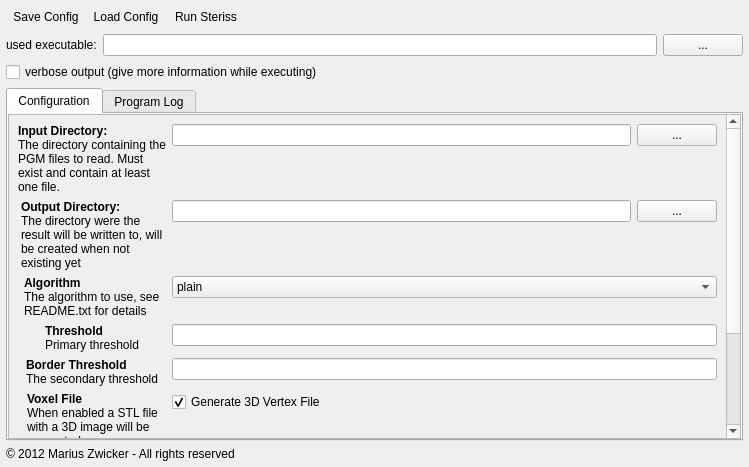
<?xml version="1.0" encoding="UTF-8"?>
<ui version="4.0">
 <class>SterissGui</class>
 <widget class="QWidget" name="SterissGui">
  <property name="geometry">
   <rect>
    <x>0</x>
    <y>0</y>
    <width>749</width>
    <height>467</height>
   </rect>
  </property>
  <property name="windowTitle">
   <string>Steriss Gui</string>
  </property>
  <layout class="QVBoxLayout" name="verticalLayout_3">
   <property name="margin">
    <number>6</number>
   </property>
   <item>
    <layout class="QHBoxLayout" name="layoutActions">
     <property name="spacing">
      <number>0</number>
     </property>
     <item>
      <widget class="QPushButton" name="cmdSaveConfig">
       <property name="maximumSize">
        <size>
         <width>16777215</width>
         <height>40</height>
        </size>
       </property>
       <property name="text">
        <string>Save Config</string>
       </property>
       <property name="icon">
        <iconset resource="application.qrc">
         <normaloff>:/save.tiff</normaloff>:/save.tiff</iconset>
       </property>
       <property name="iconSize">
        <size>
         <width>32</width>
         <height>32</height>
        </size>
       </property>
       <property name="flat">
        <bool>true</bool>
       </property>
      </widget>
     </item>
     <item>
      <widget class="QPushButton" name="cmdLoadConfig">
       <property name="maximumSize">
        <size>
         <width>16777215</width>
         <height>40</height>
        </size>
       </property>
       <property name="text">
        <string>Load Config</string>
       </property>
       <property name="icon">
        <iconset resource="application.qrc">
         <normaloff>:/load.tiff</normaloff>:/load.tiff</iconset>
       </property>
       <property name="iconSize">
        <size>
         <width>32</width>
         <height>32</height>
        </size>
       </property>
       <property name="flat">
        <bool>true</bool>
       </property>
      </widget>
     </item>
     <item>
      <widget class="QPushButton" name="cmdRunConfig">
       <property name="maximumSize">
        <size>
         <width>16777215</width>
         <height>40</height>
        </size>
       </property>
       <property name="text">
        <string>Run Steriss</string>
       </property>
       <property name="icon">
        <iconset resource="application.qrc">
         <normaloff>:/exec.tiff</normaloff>:/exec.tiff</iconset>
       </property>
       <property name="iconSize">
        <size>
         <width>32</width>
         <height>32</height>
        </size>
       </property>
       <property name="flat">
        <bool>true</bool>
       </property>
      </widget>
     </item>
     <item>
      <spacer name="horizontalSpacer_2">
       <property name="orientation">
        <enum>Qt::Horizontal</enum>
       </property>
       <property name="sizeHint" stdset="0">
        <size>
         <width>40</width>
         <height>20</height>
        </size>
       </property>
      </spacer>
     </item>
    </layout>
   </item>
   <item>
    <layout class="QHBoxLayout" name="layoutBinary">
     <item>
      <widget class="QLabel" name="label">
       <property name="text">
        <string>used executable:</string>
       </property>
      </widget>
     </item>
     <item>
      <widget class="QLineEdit" name="txtBinary">
       <property name="text">
        <string notr="true"/>
       </property>
      </widget>
     </item>
     <item>
      <widget class="QPushButton" name="cmdPickBinary">
       <property name="text">
        <string>...</string>
       </property>
      </widget>
     </item>
    </layout>
   </item>
   <item>
    <widget class="QCheckBox" name="chkVerbose">
     <property name="text">
      <string>verbose output (give more information while executing)</string>
     </property>
    </widget>
   </item>
   <item>
    <widget class="QTabWidget" name="tabWidget">
     <property name="currentIndex">
      <number>0</number>
     </property>
     <widget class="QWidget" name="tabConfiguration">
      <attribute name="title">
       <string>Configuration</string>
      </attribute>
      <layout class="QVBoxLayout" name="verticalLayout">
       <property name="spacing">
        <number>0</number>
       </property>
       <property name="margin">
        <number>0</number>
       </property>
       <item>
        <widget class="QScrollArea" name="scrollArea">
         <property name="lineWidth">
          <number>0</number>
         </property>
         <property name="widgetResizable">
          <bool>true</bool>
         </property>
         <widget class="QWidget" name="scrollAreaWidgetContents_2">
          <property name="geometry">
           <rect>
            <x>0</x>
            <y>-231</y>
            <width>711</width>
            <height>536</height>
           </rect>
          </property>
          <layout class="QVBoxLayout" name="verticalLayout_4">
           <item>
            <layout class="QFormLayout" name="formLayout_2">
             <property name="sizeConstraint">
              <enum>QLayout::SetMaximumSize</enum>
             </property>
             <property name="fieldGrowthPolicy">
              <enum>QFormLayout::AllNonFixedFieldsGrow</enum>
             </property>
             <property name="rowWrapPolicy">
              <enum>QFormLayout::DontWrapRows</enum>
             </property>
             <property name="labelAlignment">
              <set>Qt::AlignHCenter|Qt::AlignTop</set>
             </property>
             <property name="formAlignment">
              <set>Qt::AlignRight|Qt::AlignTop|Qt::AlignTrailing</set>
             </property>
             <property name="horizontalSpacing">
              <number>6</number>
             </property>
             <item row="0" column="0">
              <widget class="QLabel" name="label_2">
               <property name="text">
                <string>&lt;b&gt;Input Directory:&lt;/b&gt;&lt;br/&gt;
The directory containing the PGM files to read. Must exist and contain at least one file.</string>
               </property>
               <property name="wordWrap">
                <bool>true</bool>
               </property>
              </widget>
             </item>
             <item row="0" column="1">
              <layout class="QHBoxLayout" name="horizontalLayout_3">
               <item>
                <widget class="QLineEdit" name="txtInput">
                 <property name="text">
                  <string notr="true"/>
                 </property>
                </widget>
               </item>
               <item>
                <widget class="QPushButton" name="cmdPickInput">
                 <property name="text">
                  <string>...</string>
                 </property>
                </widget>
               </item>
              </layout>
             </item>
             <item row="1" column="0">
              <widget class="QLabel" name="label_4">
               <property name="text">
                <string>&lt;b&gt;Output Directory:&lt;/b&gt;&lt;br/&gt;
The directory were the result will be written to, will be created when not existing yet</string>
               </property>
               <property name="wordWrap">
                <bool>true</bool>
               </property>
              </widget>
             </item>
             <item row="1" column="1">
              <layout class="QHBoxLayout" name="horizontalLayout_2">
               <item>
                <widget class="QLineEdit" name="txtOutput">
                 <property name="text">
                  <string notr="true"/>
                 </property>
                </widget>
               </item>
               <item>
                <widget class="QPushButton" name="cmdPickOutput">
                 <property name="text">
                  <string>...</string>
                 </property>
                </widget>
               </item>
              </layout>
             </item>
             <item row="2" column="0">
              <widget class="QLabel" name="label_3">
               <property name="text">
                <string>&lt;b&gt;Algorithm&lt;/b&gt;&lt;br/&gt;
The algorithm to use, see README.txt for details</string>
               </property>
               <property name="wordWrap">
                <bool>true</bool>
               </property>
              </widget>
             </item>
             <item row="2" column="1">
              <widget class="QComboBox" name="cboAlgorithm">
               <property name="editable">
                <bool>false</bool>
               </property>
               <item>
                <property name="text">
                 <string>plain</string>
                </property>
               </item>
               <item>
                <property name="text">
                 <string>cube</string>
                </property>
               </item>
              </widget>
             </item>
             <item row="3" column="0">
              <widget class="QLabel" name="label_5">
               <property name="text">
                <string>&lt;b&gt;Threshold&lt;/b&gt;&lt;br/&gt;
Primary threshold</string>
               </property>
               <property name="wordWrap">
                <bool>true</bool>
               </property>
              </widget>
             </item>
             <item row="3" column="1">
              <widget class="QLineEdit" name="txtThreshold">
               <property name="text">
                <string notr="true"/>
               </property>
              </widget>
             </item>
             <item row="4" column="0">
              <widget class="QLabel" name="label_6">
               <property name="text">
                <string>&lt;b&gt;Border Threshold&lt;/b&gt;&lt;br/&gt;
The secondary threshold</string>
               </property>
               <property name="wordWrap">
                <bool>true</bool>
               </property>
              </widget>
             </item>
             <item row="4" column="1">
              <widget class="QLineEdit" name="txtBorderThreshold">
               <property name="text">
                <string notr="true"/>
               </property>
              </widget>
             </item>
             <item row="5" column="0">
              <widget class="QLabel" name="label_7">
               <property name="maximumSize">
                <size>
                 <width>16777215</width>
                 <height>16777215</height>
                </size>
               </property>
               <property name="text">
                <string>&lt;b&gt;Voxel File&lt;/b&gt;&lt;br/&gt;
When enabled a STL file with a 3D image will be generated</string>
               </property>
               <property name="wordWrap">
                <bool>true</bool>
               </property>
              </widget>
             </item>
             <item row="5" column="1">
              <widget class="QCheckBox" name="chk3dObj">
               <property name="text">
                <string>Generate 3D Vertex File</string>
               </property>
               <property name="checked">
                <bool>true</bool>
               </property>
              </widget>
             </item>
             <item row="6" column="0">
              <widget class="QLabel" name="label_8">
               <property name="text">
                <string>&lt;b&gt;Overlay&lt;/b&gt;&lt;br/&gt;
Set something different than Black in here to get a color overlay on the original image</string>
               </property>
               <property name="wordWrap">
                <bool>true</bool>
               </property>
              </widget>
             </item>
             <item row="6" column="1">
              <widget class="QPushButton" name="cmdColorOverlay">
               <property name="text">
                <string>000000000</string>
               </property>
              </widget>
             </item>
             <item row="7" column="0">
              <widget class="QLabel" name="label_9">
               <property name="text">
                <string>&lt;b&gt;Output Format&lt;/b&gt;&lt;br/&gt;
Set the file format of the output files</string>
               </property>
               <property name="wordWrap">
                <bool>true</bool>
               </property>
              </widget>
             </item>
             <item row="7" column="1">
              <widget class="QComboBox" name="cboOutputFormat">
               <item>
                <property name="text">
                 <string>pgm</string>
                </property>
               </item>
               <item>
                <property name="text">
                 <string>ppm</string>
                </property>
               </item>
               <item>
                <property name="text">
                 <string>png</string>
                </property>
               </item>
               <item>
                <property name="text">
                 <string>tif</string>
                </property>
               </item>
               <item>
                <property name="text">
                 <string>bmp</string>
                </property>
               </item>
              </widget>
             </item>
            </layout>
           </item>
          </layout>
         </widget>
        </widget>
       </item>
      </layout>
     </widget>
     <widget class="QWidget" name="tabOutput">
      <attribute name="title">
       <string>Program Log</string>
      </attribute>
      <layout class="QVBoxLayout" name="verticalLayout_2">
       <property name="margin">
        <number>0</number>
       </property>
       <item>
        <widget class="QPlainTextEdit" name="txtProgramLog">
         <property name="font">
          <font>
           <family>Courier New</family>
           <pointsize>10</pointsize>
          </font>
         </property>
         <property name="readOnly">
          <bool>true</bool>
         </property>
         <property name="plainText">
          <string/>
         </property>
        </widget>
       </item>
       <item>
        <layout class="QHBoxLayout" name="horizontalLayout_5">
         <item>
          <spacer name="horizontalSpacer">
           <property name="orientation">
            <enum>Qt::Horizontal</enum>
           </property>
           <property name="sizeHint" stdset="0">
            <size>
             <width>40</width>
             <height>20</height>
            </size>
           </property>
          </spacer>
         </item>
         <item>
          <widget class="QPushButton" name="cmdClear">
           <property name="text">
            <string>Clear</string>
           </property>
          </widget>
         </item>
        </layout>
       </item>
      </layout>
     </widget>
    </widget>
   </item>
   <item>
    <widget class="QLabel" name="label_10">
     <property name="text">
      <string>&lt;html&gt;&lt;body&gt;&amp;copy; 2012 Marius Zwicker - All rights reserved&lt;/body&gt;&lt;/html&gt;</string>
     </property>
    </widget>
   </item>
  </layout>
 </widget>
 <tabstops>
  <tabstop>txtInput</tabstop>
  <tabstop>cmdPickInput</tabstop>
  <tabstop>txtOutput</tabstop>
  <tabstop>cmdPickOutput</tabstop>
  <tabstop>cboAlgorithm</tabstop>
  <tabstop>txtThreshold</tabstop>
  <tabstop>txtBorderThreshold</tabstop>
  <tabstop>txtBinary</tabstop>
  <tabstop>cmdPickBinary</tabstop>
  <tabstop>tabWidget</tabstop>
 </tabstops>
 <resources>
  <include location="application.qrc"/>
 </resources>
 <connections>
  <connection>
   <sender>cmdClear</sender>
   <signal>clicked()</signal>
   <receiver>txtProgramLog</receiver>
   <slot>clear()</slot>
   <hints>
    <hint type="sourcelabel">
     <x>736</x>
     <y>457</y>
    </hint>
    <hint type="destinationlabel">
     <x>554</x>
     <y>303</y>
    </hint>
   </hints>
  </connection>
 </connections>
</ui>
